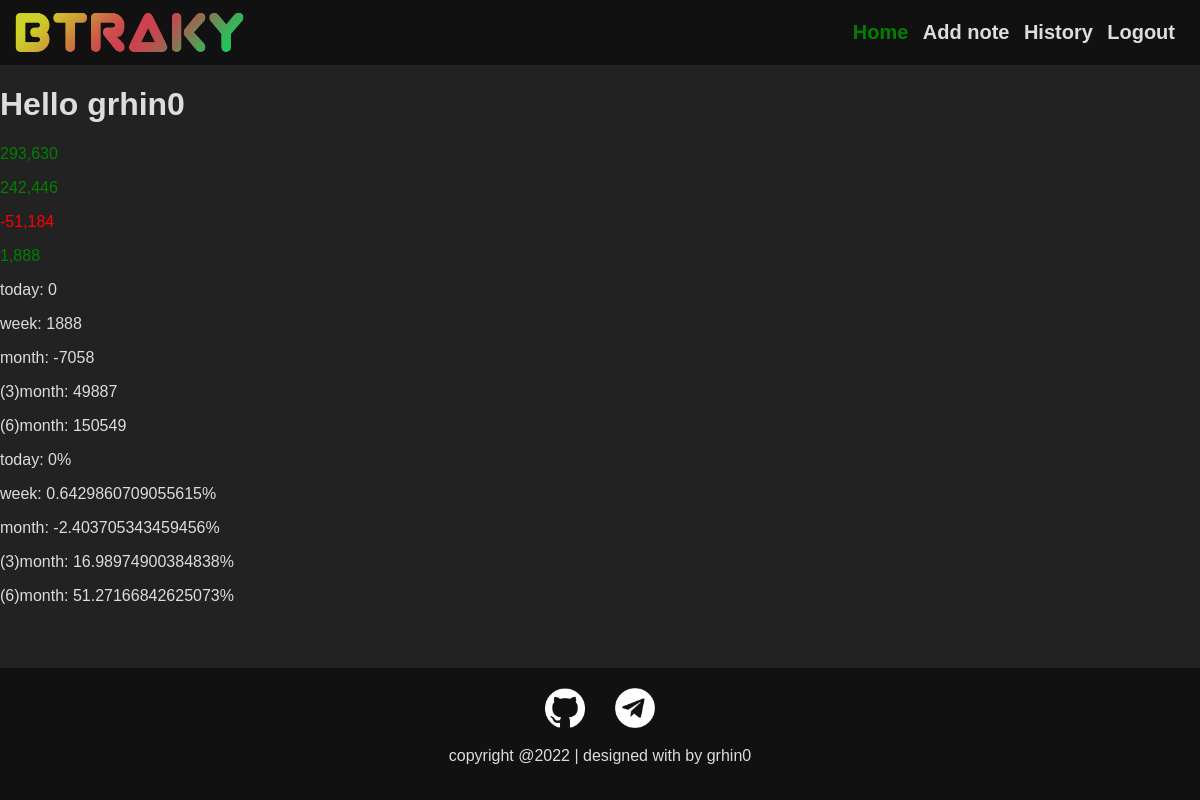
The app's page / (signed in) with its own data.
### account/models.py (models this page shows, shortened)
class Profile(models.Model):
    user = models.OneToOneField(settings.AUTH_USER_MODEL, on_delete=models.CASCADE)
    earned = models.PositiveIntegerField(default=0)
    hold = models.IntegerField(default=0)
    difference = models.IntegerField(default=0)
    def get_pnl_by_period(self, period=2):
        p = datetime.today() - timedelta(days=period)
        notes_by_p = self.note_set.filter(date__gte=p)
        if notes_by_p.count() > 0:
            return notes_by_p.first().total - notes_by_p.last().total
        return 0
    def get_percentage_pnl_by_period(self, period=2):
        pnl = self.get_pnl_by_period(period)
        if pnl != 0:
            return pnl / self.earned * 100
        return 0
    def get_today_pnl(self):
        return self.get_pnl_by_period(2)
    def get_week_pnl(self):
        return self.get_pnl_by_period(7)
    def get_month_pnl(self):
        return self.get_pnl_by_period(30)
    def get_three_month_pnl(self):
        return self.get_pnl_by_period(90)
    def get_half_year_pnl(self):
        return self.get_pnl_by_period(180)
    def get_p_today_pnl(self):
        return self.get_percentage_pnl_by_period(2)
    def get_p_week_pnl(self):
        return self.get_percentage_pnl_by_period(7)
    def get_p_month_pnl(self):
        return self.get_percentage_pnl_by_period(30)
    def get_p_three_month_pnl(self):
        return self.get_percentage_pnl_by_period(90)
    def get_p_half_year_pnl(self):
        return self.get_percentage_pnl_by_period(180)

### history/models.py (models this page shows, shortened)
class Note(models.Model):
    profile = models.ForeignKey(Profile, on_delete=models.CASCADE)
    date = models.DateTimeField(default=timezone.now)
    earn = models.PositiveIntegerField(default=0)
    bank = models.IntegerField(default=0)
    deposit = models.PositiveIntegerField(default=0)
    total = models.IntegerField(default=0)
    daily_diff = models.IntegerField(default=0)
    diff = models.IntegerField(default=0)
    comment = models.CharField(default='nothing', max_length=255)
    class Meta:
        ordering = ['-date']

### account/views.py (the view)
# urls.py: path('', views.dashboard, name='dashboard'),
@login_required
def dashboard(request):
    return render(request, 'dashboard.html', {'user': request.user})

### account/templates/dashboard.html (shortened to what this page needs)
{% extends "base.html" %}
{% block main %}
    {% with profile=user.profile %}
    <h1>Hello {{ user.username }}</h1>
        <p>{{ profile.earned }}</p>
        <p>{{ profile.hold }}</p>
        <p>{{ profile.difference }}</p>
        <p>{{ profile.note_set.first.daily_diff }}</p>
        <p>today: {{ profile.get_today_pnl }}</p>
        <p>week: {{ profile.get_week_pnl }}</p>
        <p>month: {{ profile.get_month_pnl }}</p>
        <p>(3)month: {{ profile.get_three_month_pnl }}</p>
        <p>(6)month: {{ profile.get_half_year_pnl }}</p>
        <p class="percentage">today: {{ profile.get_p_today_pnl }}</p>
        <p class="percentage">week: {{ profile.get_p_week_pnl }}</p>
        <p class="percentage">month: {{ profile.get_p_month_pnl }}</p>
        <p class="percentage">(3)month: {{ profile.get_p_three_month_pnl }}</p>
        <p class="percentage">(6)month: {{ profile.get_p_half_year_pnl }}</p>
    {% endwith %}
{% endblock %}

### templates/base.html (shortened to what this page needs)
{% load static %}
<!DOCTYPE html>
<html lang="en">
<head>
    <link rel="stylesheet" href="{% static 'base_styles.css' %}"/>
</head>
<body>
    <header>
        <img src="{% static 'fullLogo.png' %}" />
        <ul>
            <li><a class="positive" href="{% url 'dashboard' %}">Home</a></li>
            <li><a href="{% url 'history:add_note' %}">Add note </a></li>
            <li><a href="{% url 'history:history' %}">History</a></li>
            <li><a href="{% url 'logout' %}">Logout</a></li>
        </ul>
    </header>
    <main>
        {% block main %}
        {% endblock %}
    </main>
    <footer>
        <ul>
            <li><a>
            <img src="{% static 'git.png' %}"></a>
            </li>
            <li><a>
                <img src="{% static 'telg.png' %}">
            </a></li>
        </ul>
        <div>
            copyright @2022 | designed with by grhin0
        </div>
    </footer>
</body>
</html>

### static/base_styles.css (style rules this page uses)
html body { font-family: Arial, sans-serif; background-color: #222; color: #ddd; padding: 0; margin: 0; display: flex; flex-direction: column; height: 100vh; width: 100%; }
img { max-width: 100%; }
ul li { list-style-type: none; }
header { display: flex; background-color: #111; align-items: center; justify-content: space-between; padding: 5px 15px; }
header > img { width: 230px; display: block; }
header ul, li { display: inline-block; padding: 0 5px; }
header > ul > li > a { font-size: 20px; font-weight: bold; text-decoration: none; text-align: center; height: 100%; color: #ddd; }
footer { display: flex; background-color: #111; padding: 20px 0; flex-direction: column; text-align: center; margin-top: auto; }
footer > ul { display: flex; margin: auto; padding: 0 }
footer > ul > li { margin: 0 10px; }
footer > div { padding: 15px 0; margin: auto; }
footer img { width: 40px; }

### account/templates/dashboard.html (style rules this page uses)
.positive { color: green; }
.negative { color: red; }

### records on screen
Profile: earned "293,630", hold "242,446", difference "-51,184", note_set.first.daily_diff "1,888", get_today_pnl "0", get_week_pnl "1888", get_month_pnl "-7058", get_three_month_pnl "49887", get_half_year_pnl "150549", get_p_today_pnl "0", get_p_week_pnl "0.6429860709055615", get_p_month_pnl "-2.403705343459456", get_p_three_month_pnl "16.98974900384838", get_p_half_year_pnl "51.27166842625073"

### other values on screen
{{ user.username }} "grhin0"
